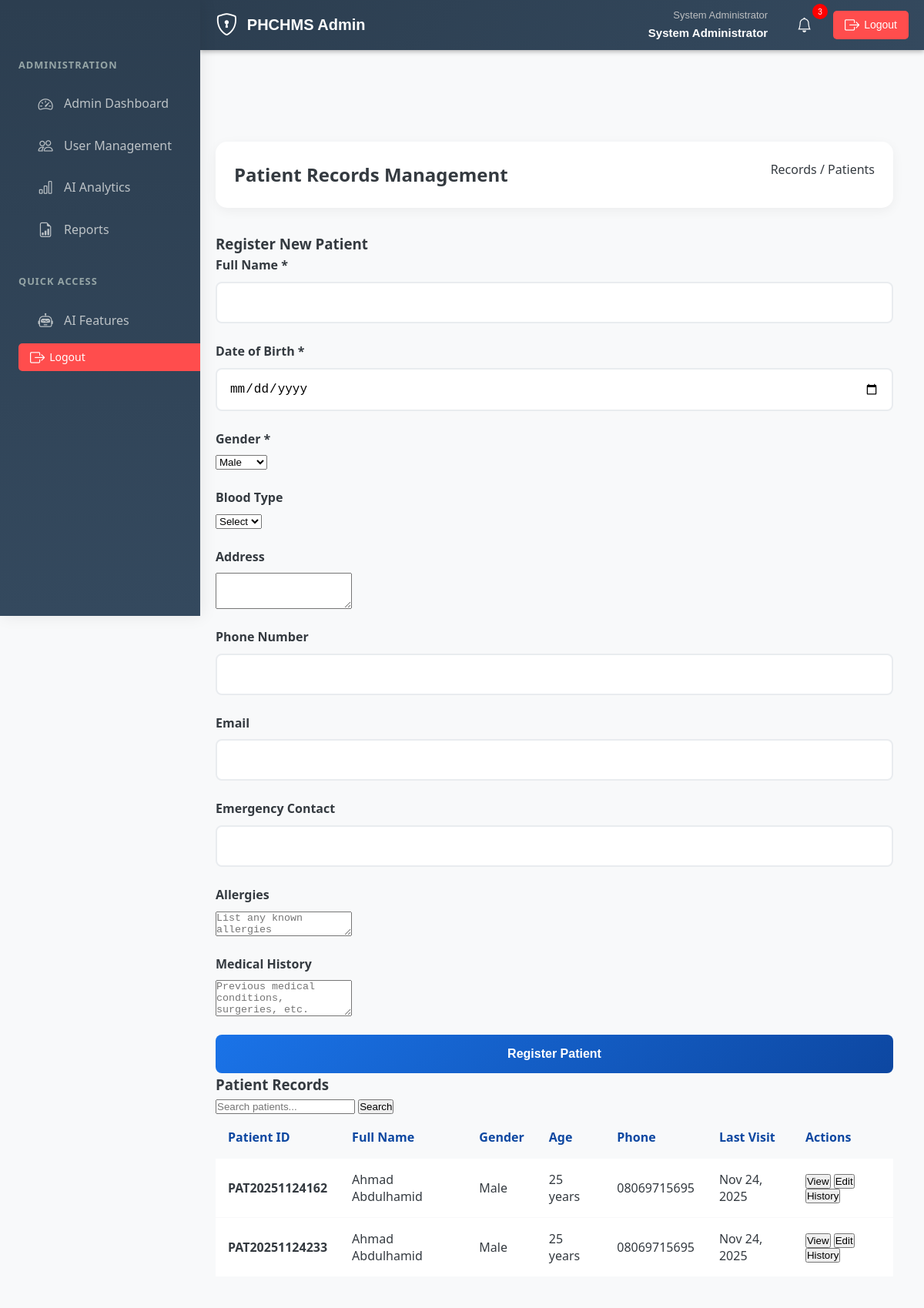
Page /modules/records/patients.php (signed in) on the committed database.
### tables this page shows
CREATE TABLE `patients` (
  `id` int(11) NOT NULL,
  `patient_id` varchar(20) NOT NULL,
  `full_name` varchar(100) NOT NULL,
  `date_of_birth` date DEFAULT NULL,
  `gender` enum('Male','Female','Other') DEFAULT NULL,
  `address` text DEFAULT NULL,
  `phone` varchar(20) DEFAULT NULL,
  `email` varchar(100) DEFAULT NULL,
  `emergency_contact` varchar(100) DEFAULT NULL,
  `blood_type` varchar(5) DEFAULT NULL,
  `allergies` text DEFAULT NULL,
  `medical_history` text DEFAULT NULL,
  `created_at` timestamp NOT NULL DEFAULT current_timestamp()
);

### modules/records/patients.php (the view, shortened to what this page needs)
<?php
$database = new Database();
$db = $database->getConnection();
$query = "SELECT * FROM patients ORDER BY created_at DESC";
$stmt = $db->prepare($query);
$stmt->execute();
$patients = $stmt->fetchAll(PDO::FETCH_ASSOC);
require_once '../../includes/header.php';
require_once '../../includes/sidebar.php';
?>
<!DOCTYPE html>
<html lang="en">
<head>
    <link rel="stylesheet" href="../../assets/css/style.css">
    <link rel="stylesheet" href="../../assets/css/dashboard.css">
</head>
<body>
    <div class="dashboard-container">
        <div class="main-content">
            <div class="content-header">
                <h2>Patient Records Management</h2>
                <div class="breadcrumb">
                    <span>Records</span> / <span>Patients</span>
                </div>
            </div>
            <div class="dashboard-section">
                <h3>Register New Patient</h3>
                <form method="POST" class="patient-form">
                    <div class="form-row">
                        <div class="form-group">
                            <label for="full_name">Full Name *</label>
                            <input type="text" id="full_name" name="full_name" required>
                        </div>
                        <div class="form-group">
                            <label for="date_of_birth">Date of Birth *</label>
                            <input type="date" id="date_of_birth" name="date_of_birth" required>
                        </div>
                    </div>
                    <div class="form-row">
                        <div class="form-group">
                            <label for="gender">Gender *</label>
                            <select id="gender" name="gender" required>
                                <option value="Male">Male</option>
                            </select>
                        </div>
                        <div class="form-group">
                            <label for="blood_type">Blood Type</label>
                            <select id="blood_type" name="blood_type">
                                <option value="">Select</option>
                            </select>
                        </div>
                    </div>
                    <div class="form-group">
                        <label for="address">Address</label>
                        <textarea id="address" name="address" rows="3"></textarea>
                    </div>
                    <div class="form-row">
                        <div class="form-group">
                            <label for="phone">Phone Number</label>
                            <input type="tel" id="phone" name="phone">
                        </div>
                        <div class="form-group">
                            <label for="email">Email</label>
                            <input type="email" id="email" name="email">
                        </div>
                    </div>
                    <div class="form-group">
                        <label for="emergency_contact">Emergency Contact</label>
                        <input type="text" id="emergency_contact" name="emergency_contact">
                    </div>
                    <div class="form-group">
                        <label for="allergies">Allergies</label>
                        <textarea id="allergies" name="allergies" rows="2" placeholder="List any known allergies"></textarea>
                    </div>
                    <div class="form-group">
                        <label for="medical_history">Medical History</label>
                        <textarea id="medical_history" name="medical_history" rows="3" placeholder="Previous medical conditions, surgeries, etc."></textarea>
                    </div>
                    <button type="submit" class="submit-btn">Register Patient</button>
                </form>
            </div>
            <div class="dashboard-section">
                <h3>Patient Records</h3>
                <div class="search-box">
                    <input type="text" id="patientSearch" placeholder="Search patients...">
                    <button onclick="searchPatients()">Search</button>
                </div>
                <div class="table-container">
                    <table class="data-table">
                        <thead>
                            <tr>
                                <th>Patient ID</th>
                                <th>Full Name</th>
                                <th>Gender</th>
                                <th>Age</th>
                                <th>Phone</th>
                                <th>Last Visit</th>
                                <th>Actions</th>
                            </tr>
                        </thead>
                        <tbody>
                            <?php foreach ($patients as $patient):
                                $age = date_diff(date_create($patient['date_of_birth']), date_create('today'))->y;
                            ?>
                            <tr>
                                <td><strong><?php echo $patient['patient_id']; ?></strong></td>
                                <td><?php echo $patient['full_name']; ?></td>
                                <td><?php echo $patient['gender']; ?></td>
                                <td><?php echo $age; ?> years</td>
                                <td><?php echo $patient['phone']; ?></td>
                                <td><?php echo date('M j, Y', strtotime($patient['created_at'])); ?></td>
                                <td>
                                    <button class="btn-sm btn-primary" onclick="viewPatient(<?php echo $patient['id']; ?>)">View</button>
                                    <button class="btn-sm btn-secondary" onclick="editPatient(<?php echo $patient['id']; ?>)">Edit</button>
                                    <button class="btn-sm btn-info" onclick="viewHistory(<?php echo $patient['id']; ?>)">History</button>
                                </td>
                            </tr>
                            <?php endforeach; ?>
                        </tbody>
                    </table>
                </div>
            </div>
        </div>
    </div>
</body>
</html>

### assets/css/style.css (style rules this page uses)
:root { --primary-blue: #1a73e8; --teal: #009688; --green: #4caf50; --white: #ffffff; --navy: #0d47a1; --light-gray: #f5f5f5; --dark-gray: #424242; --accent: #2196f3; --success: #28a745; --warning: #ffc107; --danger: #dc3545; --info: #17a2b8; --purple: #6f42c1; --pink: #e83e8c; --orange: #fd7e14; --cyan: #20c997; --gradient-primary: linear-gradient(135deg, #667eea 0%, #764ba2 100%); --gradient-success: linear-gradient(135deg, #4facfe 0%, #00f2fe 100%); --gradient-warning: linear-gradient(135deg, #f093fb 0%, #f5576c 100%); --gradient-info: linear-gradient(135deg, #4facfe 0%, #00f2fe 100%); --gradient-danger: linear-gradient(135deg, #f093fb 0%, #f5576c 100%); --shadow-light: 0 2px 10px rgba(0, 0, 0, 0.05); --shadow-medium: 0 5px 15px rgba(0, 0, 0, 0.08); --shadow-heavy: 0 10px 25px rgba(0, 0, 0, 0.15); }
* { margin: 0; padding: 0; box-sizing: border-box; }
body { font-family: 'Segoe UI', Tahoma, Geneva, Verdana, sans-serif; background-color: var(--light-gray); color: var(--dark-gray); line-height: 1.6; }
body { padding-top: 70px; }
.form-group { margin-bottom: 1.5rem; }
.form-group label { display: block; margin-bottom: 0.5rem; font-weight: 600; color: var(--dark-gray); }
.form-group input { width: 100%; padding: 1rem; border: 2px solid #e9ecef; border-radius: 8px; font-size: 1rem; transition: all 0.3s ease; }
.submit-btn { background: linear-gradient(135deg, var(--primary-blue), var(--navy)); color: var(--white); border: none; padding: 1rem 2rem; border-radius: 8px; cursor: pointer; width: 100%; font-size: 1.1rem; font-weight: 600; transition: all 0.3s ease; }

### assets/css/dashboard.css (style rules this page uses)
:root { --primary-blue: #1a73e8; --teal: #009688; --green: #4caf50; --white: #ffffff; --navy: #0d47a1; --light-gray: #f8f9fa; --dark-gray: #343a40; --accent: #2196f3; --success: #28a745; --warning: #ffc107; --danger: #dc3545; --info: #17a2b8; --purple: #6f42c1; --pink: #e83e8c; --orange: #fd7e14; --cyan: #20c997; --gradient-primary: linear-gradient(135deg, #667eea 0%, #764ba2 100%); --gradient-success: linear-gradient(135deg, #4facfe 0%, #00f2fe 100%); --gradient-warning: linear-gradient(135deg, #f093fb 0%, #f5576c 100%); --gradient-info: linear-gradient(135deg, #4facfe 0%, #00f2fe 100%); --gradient-danger: linear-gradient(135deg, #f093fb 0%, #f5576c 100%); }
.dashboard-container { display: flex; margin-top: 70px; min-height: calc(100vh - 70px); background: var(--light-gray); }
.main-content { flex: 1; margin-left: 280px; padding: 2rem; background: var(--light-gray); }
.content-header { display: flex; justify-content: space-between; align-items: flex-start; margin-bottom: 2rem; padding: 1.5rem; background: var(--white); border-radius: 15px; box-shadow: 0 4px 15px rgba(0, 0, 0, 0.05); }
.form-group { margin-bottom: 1.5rem; }
.submit-btn { background: linear-gradient(135deg, var(--primary-blue), var(--navy)); color: white; border: none; padding: 1rem 2rem; border-radius: 8px; font-size: 1rem; font-weight: 600; cursor: pointer; transition: all 0.3s ease; align-self: flex-start; }
.data-table { width: 100%; border-collapse: collapse; background: var(--white); }
.data-table th, .data-table td { padding: 1rem; text-align: left; border-bottom: 1px solid var(--light-gray); }
.data-table th { background: var(--light-gray); font-weight: 600; color: var(--navy); }

### includes/header.php (style rules this page uses)
.main-content { margin-top: 2px !important; }

### includes/sidebar.php (style rules this page uses)
.main-content { margin-left: 260px !important; padding: 20px !important; }

### modules/records/patients.php (style rules this page uses)
.main-content { margin-left: 120px !important; padding: 20px !important; min-height: 100vh !important; transition: all 0.3s ease !important; }

### rows in the picture
patients: patient "PAT20251124162", full_name "Ahmad Abdulhamid", gender "Male", date_of_birth "25", phone "08069715695", created_at "Nov 24, 2025"
patients: patient "PAT20251124233", full_name "Ahmad Abdulhamid", gender "Male", date_of_birth "25", phone "08069715695", created_at "Nov 24, 2025"

### other values in the picture
$user_role "Admin"
$_SESSION['full_name'] "System Administrator"
